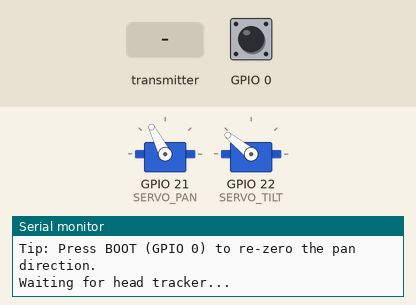
A sketch run on a simulated ESP32. Shown: 2 × servo, the last lines printed to the serial monitor. The inputs (shaded band) are chosen by the test bench; at power-on: GPIO 0 HIGH. Servo pulses on a pin are drawn as a servo (544–2400 µs = 0–180°).

Above: at 1.2 s.
1.3 s: the transmitter starts sending pitch = 25
At 1.8 s:
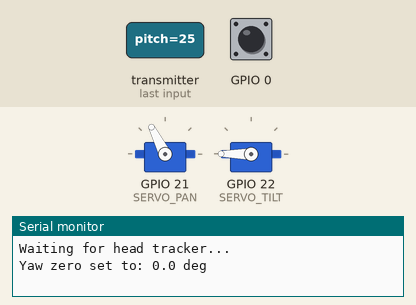
2.9 s: GPIO 0 pulled LOW for 1 s
At 3.68 s:
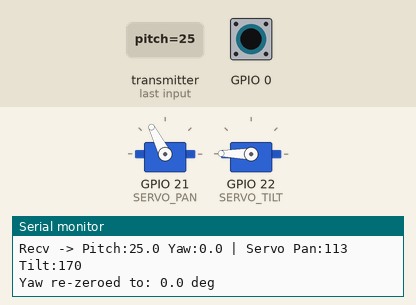
5.6 s: the transmitter starts sending yaw = 25
At 6.7 s:
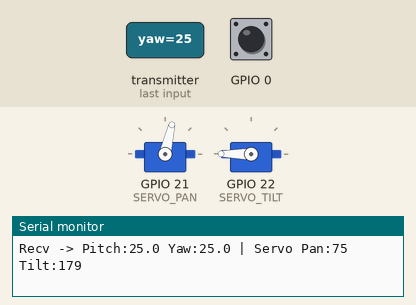
7.3 s: GPIO 0 pulled LOW for 0.15 s
At 9.0 s:
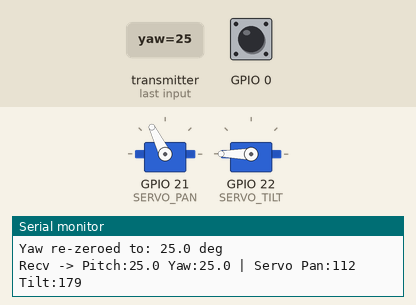
9.3 s: the transmitter starts sending yaw = 0
At 9.9 s:
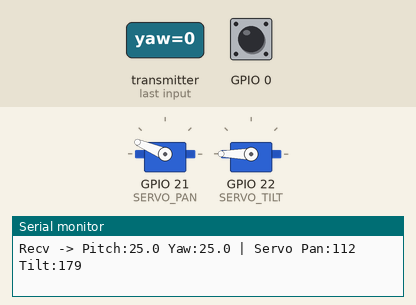
11.0 s: the transmitter starts sending pitch = 0
At 12.1 s:
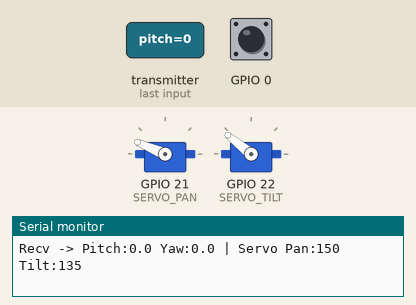
Timing chart, 0 to 13.7 s (numbered marks = the images above; inputs shaded):
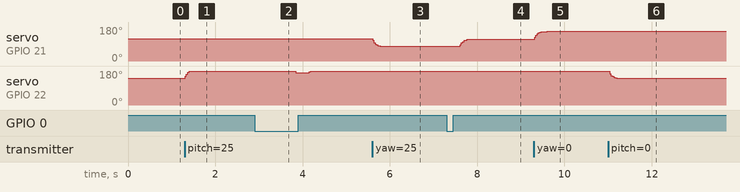

The sketch:

HeadTracker_Receiver.ino
```cpp
/**
 * ============================================================
 *  HEAD TRACKER RECEIVER — Car ESP32
 *  Hardware : ESP32 Dev Module
 *  Role     : Receives head angles (pitch, yaw) from the
 *             MPU-9250 head tracker unit via ESP-NOW,
 *             and drives Pan/Tilt servos.
 *             Motors are intentionally DISABLED in this sketch.
 * ============================================================
 */

#include <esp_now.h>
#include <WiFi.h>

// ----------------------------------------------------------
// SERVO PIN DEFINITIONS  (GPIO 21 = Pan, GPIO 22 = Tilt)
// ----------------------------------------------------------
#define SERVO_PAN   21
#define SERVO_TILT  22

// ----------------------------------------------------------
// Servo PWM (50 Hz, 16-bit for fine resolution)
// ----------------------------------------------------------
const int SERVO_FREQ = 50;
const int SERVO_RES  = 16;
const int SERVO_MIN  = 1638;   // 500 µs  -> 0°
const int SERVO_MAX  = 8192;   // 2500 µs -> 180°

// ----------------------------------------------------------
// Servo physical limits and neutral positions
// Pan center: 90° = straight ahead
// Tilt center: 110° = straight ahead (biased so servo has
//              more travel upward: 110->40 = 70° up range)
// ----------------------------------------------------------
const int PAN_CENTER   = 113;
const int TILT_CENTER  = 135;   // shifted so servo has travel both up and down
const int SERVO_MIN_ANG = 40;
const int SERVO_MAX_ANG = 180;

// Sensitivity: degrees of servo movement per degree of head movement
const float YAW_SCALE   = 1.5f;  // wider pan range
const float PITCH_SCALE = 1.8f;  // fuller tilt range

// ----------------------------------------------------------
// Smoothing: higher = more responsive, lower = smoother
// ----------------------------------------------------------
const float SMOOTH = 0.20f;

// ----------------------------------------------------------
// Timeout: if no data for this long, return to center
// ----------------------------------------------------------
const unsigned long TIMEOUT_MS = 800;

// ----------------------------------------------------------
// Data structure — must match HeadTracker exactly
// ----------------------------------------------------------
typedef struct HeadTrackerData {
    float pitch;
    float yaw;
    float roll;
} HeadTrackerData;

HeadTrackerData incoming = {0.0f, 0.0f, 0.0f};
unsigned long lastRecvMs = 0;
bool dataReceived = false;

// Current smoothed servo angles
float currentPan  = PAN_CENTER;
float currentTilt = TILT_CENTER;

// Yaw "zero" — the compass heading when the user is looking
// straight ahead. Set by pressing the BOOT button (GPIO 0).
float yawZero = 0.0f;
bool  yawZeroSet = false;

// ----------------------------------------------------------
// Servo helpers
// ----------------------------------------------------------
void writeServo(int pin, int angleDeg) {
  angleDeg = constrain(angleDeg, 0, 180);
  int duty = map(angleDeg, 0, 180, SERVO_MIN, SERVO_MAX);
  ledcWrite(pin, duty);
}

// ----------------------------------------------------------
// ESP-NOW receive callback
// ----------------------------------------------------------
void OnDataRecv(const uint8_t* mac, const uint8_t* data, int len) {
  if (len == sizeof(incoming)) {
    memcpy(&incoming, data, sizeof(incoming));
    lastRecvMs = millis();
    dataReceived = true;

    // Auto-set yaw zero on first packet received
    if (!yawZeroSet) {
      yawZero = incoming.yaw;
      yawZeroSet = true;
      Serial.printf("Yaw zero set to: %.1f deg\n", yawZero);
    }
  }
}

// ----------------------------------------------------------
// Setup
// ----------------------------------------------------------
void setup() {
  Serial.begin(115200);
  Serial.println("\n=== Head Tracker Receiver Starting ===");

  // Servo PWM setup
  ledcAttach(SERVO_PAN,  SERVO_FREQ, SERVO_RES);
  ledcAttach(SERVO_TILT, SERVO_FREQ, SERVO_RES);

  // Start at center
  writeServo(SERVO_PAN,  PAN_CENTER);
  writeServo(SERVO_TILT, TILT_CENTER);

  // BOOT button for yaw re-zero (built-in on most ESP32 boards)
  pinMode(0, INPUT_PULLUP);

  // WiFi as station (required for ESP-NOW)
  WiFi.mode(WIFI_STA);
  Serial.print("Car MAC Address: ");
  Serial.println(WiFi.macAddress());

  // Init ESP-NOW
  if (esp_now_init() != ESP_OK) {
    Serial.println("Error initializing ESP-NOW");
    return;
  }
  esp_now_register_recv_cb(esp_now_recv_cb_t(OnDataRecv));

  Serial.println("ESP-NOW Ready. Waiting for head tracker data...");
  Serial.println("Tip: Press BOOT (GPIO 0) to re-zero the pan direction.");
}

// ----------------------------------------------------------
// Loop
// ----------------------------------------------------------
void loop() {
  unsigned long now = millis();

  // Re-zero yaw on BOOT button press
  if (digitalRead(0) == LOW && yawZeroSet) {
    yawZero = incoming.yaw;
    Serial.printf("Yaw re-zeroed to: %.1f deg\n", yawZero);
    delay(300); // debounce
  }

  float targetPan  = PAN_CENTER;
  float targetTilt = TILT_CENTER;

  if (dataReceived && (now - lastRecvMs <= TIMEOUT_MS)) {
    // Pan: yaw delta from zero heading (gyro-integrated, turns right = positive)
    float yawDelta = incoming.yaw - yawZero;
    // Wrap to -180..+180
    if (yawDelta >  180.0f) yawDelta -= 360.0f;
    if (yawDelta < -180.0f) yawDelta += 360.0f;

    targetPan  = PAN_CENTER  - yawDelta * YAW_SCALE;  // negated: turn right = pan right

    // Tilt: pitch up (negative pitch from IMU) = servo toward SERVO_MIN_ANG (camera up)
    // pitch down (positive) = servo toward SERVO_MAX_ANG (camera down)
    // TILT_CENTER=110 biases the servo so it can travel 70° up and 40° down
    targetTilt = TILT_CENTER + incoming.pitch * PITCH_SCALE;
  }

  // Clamp to physical limits
  targetPan  = constrain(targetPan,  SERVO_MIN_ANG, SERVO_MAX_ANG);
  targetTilt = constrain(targetTilt, SERVO_MIN_ANG, SERVO_MAX_ANG);

  // Exponential smoothing
  currentPan  += (targetPan  - currentPan)  * SMOOTH;
  currentTilt += (targetTilt - currentTilt) * SMOOTH;

  writeServo(SERVO_PAN,  (int)currentPan);
  writeServo(SERVO_TILT, (int)currentTilt);

  // Debug print every second
  static unsigned long lastPrint = 0;
  if (now - lastPrint >= 1000) {
    lastPrint = now;
    if (dataReceived) {
      Serial.printf("Recv -> Pitch:%.1f Yaw:%.1f | Servo Pan:%d Tilt:%d\n",
        incoming.pitch, incoming.yaw, (int)currentPan, (int)currentTilt);
    } else {
      Serial.println("Waiting for head tracker...");
    }
  }

  delay(15);  // ~66Hz loop
}
```

Measured:
- after the input at 1.3 s, servo on GPIO 22 (SERVO_TILT): 141° → 180° at once
- after the input at 2.9 s, servo on GPIO 22 (SERVO_TILT): 180° → 179° after 0.62 s, → 171° 0.32 s later, → 180° 0.32 s later
- after the input at 5.6 s, servo on GPIO 21 (SERVO_PAN): moves from 117° to 77° over 0.29 s, starting at once
- after the input at 7.3 s, servo on GPIO 21 (SERVO_PAN): moves from 77° to 116° over 0.24 s, starting after 0.31 s; servo on GPIO 22 (SERVO_TILT): 180° → 179° after 0.31 s, → 180° 0.03 s later
- after the input at 9.3 s, servo on GPIO 21 (SERVO_PAN): moves from 116° to 157° over 0.29 s, starting at once
- after the input at 11.0 s, servo on GPIO 22 (SERVO_TILT): moves from 180° to 141° over 0.26 s, starting at once
